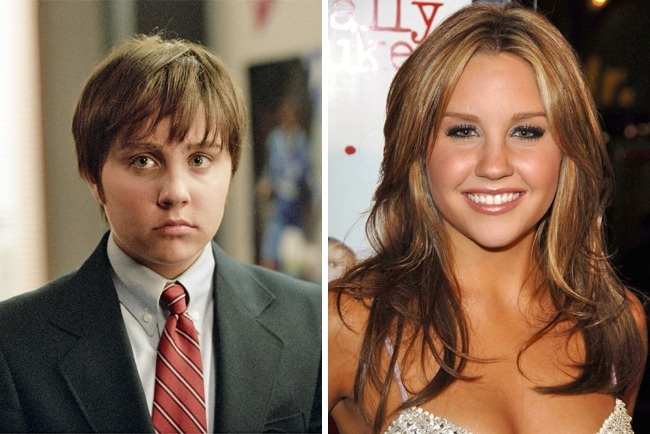
//> input picture src/Opencv_dlib_face_detection/1.jpg, 650 x 434 px
$ ./face_detection   (built with g++ and OpenCV 4)
//> lines starting //> are read from the running program, lines starting //| are printed output that depends on the picture
//> further down, frame is the input picture: 434 rows x 650 cols, CV_8UC3; mean B, G, R 85.4, 103.3, 128.2
### src/Opencv_dlib_face_detection/face_detection.h


#ifndef SRC_OPENCV_DLIB_FACE_DETECTION_FACE_DETECTION_H_
#define SRC_OPENCV_DLIB_FACE_DETECTION_FACE_DETECTION_H_

#pragma once

#include <iostream>
#include <opencv2/opencv.hpp>
#include <opencv2/dnn.hpp>

using namespace std;
using namespace cv;
using namespace cv::dnn;

Mat detectFaceHaar(Mat frame, string faceCascadePath);
Mat detectFaceOpenCVDNN(Mat frame, string configFile, string weightFile);


#endif /* SRC_OPENCV_DLIB_FACE_DETECTION_FACE_DETECTION_H_ */

### src/Opencv_dlib_face_detection/haar_opencv.cpp
#include "face_detection.h"

/**
 * @brief 人脸检测haar级联
 *
 * @param frame 原图
 * @param faceCascadePath 模型文件
 * @return Mat
 */
Mat detectFaceHaar(Mat frame, string faceCascadePath)
{
	//图像缩放
	auto inHeight = 300;
	auto inWidth = 0;
	if (!inWidth)
	{
		inWidth = (int)(((float)frame.cols / (float)frame.rows) * inHeight);
//> inWidth = 449
	}
	resize(frame, frame, Size(inWidth, inHeight));
//> frame: 300 rows x 449 cols, CV_8UC3

	//转换为灰度图
	Mat frameGray = frame.clone();
	//cvtColor(frame, frameGray, CV_BGR2GRAY);

	//级联分类器
	CascadeClassifier faceCascade;
	faceCascade.load(faceCascadePath);
	std::vector<Rect> faces;
	faceCascade.detectMultiScale(frameGray, faces);
//> faces = 3 Rects (x, y, width, height): [68, 72, 106, 106], [283, 47, 118, 118], [328, 50, 104, 104]

	for (size_t i = 0; i < faces.size(); i++)
	{
		int x1 = faces[i].x;
		int y1 = faces[i].y;
		int x2 = faces[i].x + faces[i].width;
		int y2 = faces[i].y + faces[i].height;
		Rect face_rect(Point2i(x1, y1), Point2i(x2, y2));
		rectangle(frameGray, face_rect, cv::Scalar(0, 255, 0), 2, 4);
	}
//> this loop made 3 passes
//> (x1, y1, x2, y2, face_rect) on passes 1 to 3: (68, 72, 174, 178, Rect(68, 72, 106, 106)), (283, 47, 401, 165, Rect(283, 47, 118, 118)), (328, 50, 432, 154, Rect(328, 50, 104, 104))
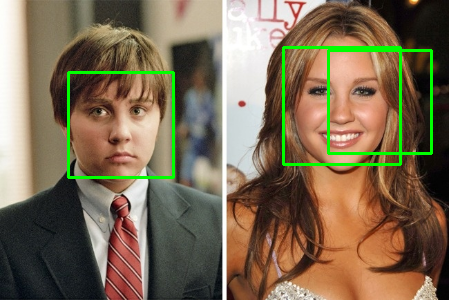
//> frameGray: 300 rows x 449 cols, CV_8UC3; mean B, G, R 83.3, 107.9, 124.6
	return frameGray;
}

### src/Opencv_dlib_face_detection/dnn_opencv.cpp
#include "face_detection.h"

//检测图像宽高
const size_t inWidth = 300;
const size_t inHeight = 300;
//缩放比例
const double inScaleFactor = 1.0;
//阈值
const double confidenceThreshold = 0.7;
//均值
const cv::Scalar meanVal(104.0, 177.0, 123.0);

/*
 * @brief 人脸检测Opencv ssd
 *
 * @param frame 原图
 * @param configFile 模型结构定义文件
 * @param weightFile 模型文件
 * @return Mat
 */
Mat detectFaceOpenCVDNN(Mat frame, string configFile, string weightFile)
{
//> called with configFile = "./models/deploy.prototxt"
	Mat frameOpenCVDNN = frame.clone();
	Net net;
	Mat inputBlob;
	int frameHeight = frameOpenCVDNN.rows;
//> frameHeight = 434
	int frameWidth = frameOpenCVDNN.cols;
//> frameWidth = 650
	//获取文件后缀
	string suffixStr = configFile.substr(configFile.find_last_of('.') + 1);
	//判断是caffe模型还是tensorflow模型
	if (suffixStr == "prototxt")
	{
//> (the run ends here: the program stops with an error, at `net = dnn::readNetFromCaffe(configFile, weightFile);`)
